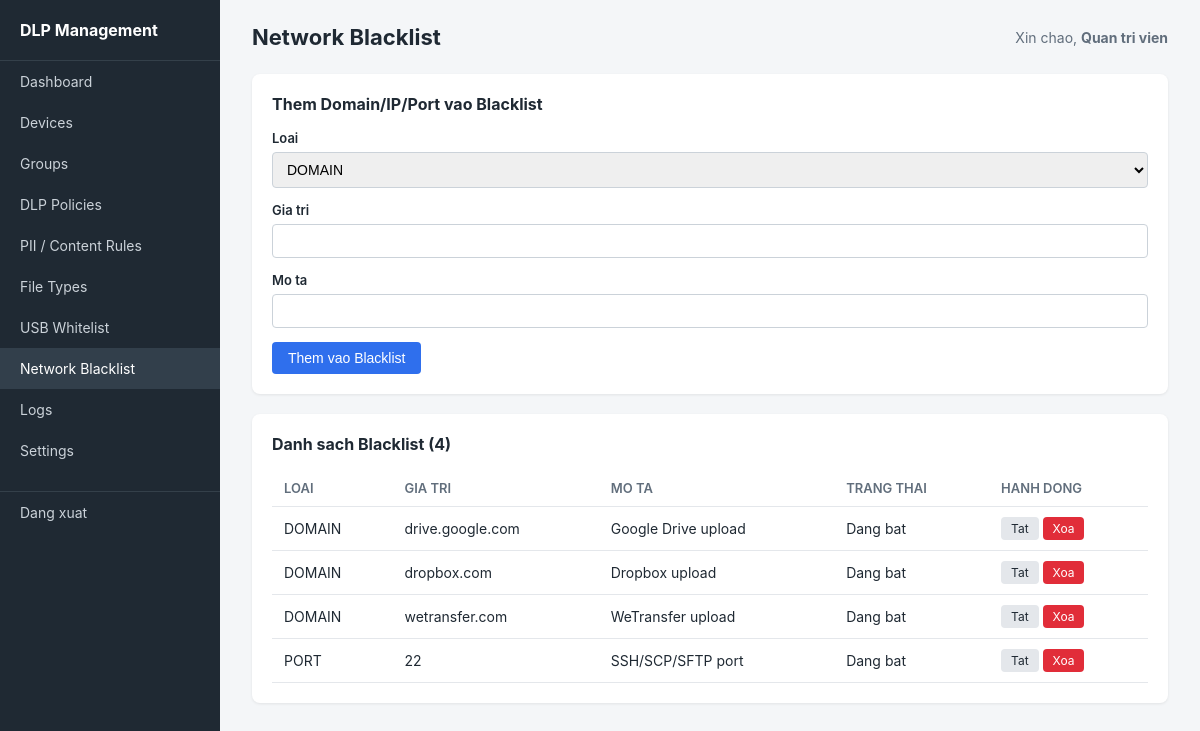
Page /admin/network_blacklist.php (signed in) on the committed database.
### tables this page shows
CREATE TABLE network_blacklist (
    id              INT PRIMARY KEY AUTO_INCREMENT,
    target_type     ENUM('DOMAIN','IP','PORT') NOT NULL,
    value           VARCHAR(255) NOT NULL,
    description     VARCHAR(200),
    is_active       BOOLEAN DEFAULT TRUE,
    created_at      DATETIME DEFAULT CURRENT_TIMESTAMP
);

### includes/helpers.php (called while the page is built, shortened)
<?php
function h(?string $value): string {
    return htmlspecialchars($value ?? '', ENT_QUOTES, 'UTF-8');
}

### admin/network_blacklist.php (the view, shortened to what this page needs)
<?php
require_once __DIR__ . '/../config/database.php';
require_once __DIR__ . '/../includes/helpers.php';
$items = $pdo->query("SELECT * FROM network_blacklist ORDER BY target_type, value")->fetchAll();
require __DIR__ . '/../includes/layout_header.php';
?>
<div class="card">
    <h2>Them Domain/IP/Port vao Blacklist</h2>
    <form method="POST">
        <div class="form-group">
            <label>Loai</label>
            <select name="target_type">
                <option value="DOMAIN">DOMAIN</option>
            </select>
        </div>
        <div class="form-group">
            <label>Gia tri</label>
            <input type="text" name="value" required>
        </div>
        <div class="form-group">
            <label>Mo ta</label>
            <input type="text" name="description">
        </div>
        <button type="submit" class="btn btn-primary">Them vao Blacklist</button>
    </form>
</div>
<div class="card">
    <h2>Danh sach Blacklist (<?= count($items) ?>)</h2>
    <table>
        <thead><tr><th>Loai</th><th>Gia tri</th><th>Mo ta</th><th>Trang thai</th><th>Hanh dong</th></tr></thead>
        <tbody>
        <?php foreach ($items as $i): ?>
            <tr>
                <td><?= h($i['target_type']) ?></td>
                <td><?= h($i['value']) ?></td>
                <td><?= h($i['description']) ?></td>
                <td><?= $i['is_active'] ? 'Dang bat' : 'Da tat' ?></td>
                <td>
                    <a href="network_blacklist.php?toggle=<?= (int)$i['id'] ?>" class="btn btn-secondary btn-sm"><?= $i['is_active'] ? 'Tat' : 'Bat' ?></a>
                    <a href="network_blacklist.php?delete=<?= (int)$i['id'] ?>" class="btn btn-danger btn-sm" onclick="return confirm('Xoa?')">Xoa</a>
                </td>
            </tr>
        <?php endforeach; ?>
        </tbody>
    </table>
</div>
<?php require __DIR__ . '/../includes/layout_footer.php'; ?>

### admin/assets/style.css (style rules this page uses)
* { box-sizing: border-box; margin: 0; padding: 0; }
body { font-family: -apple-system, "Segoe UI", Roboto, Arial, sans-serif; background: #f4f6f8; color: #1f2933; }
.card { background: #fff; border-radius: 8px; padding: 20px; margin-bottom: 20px; box-shadow: 0 1px 3px rgba(0,0,0,0.08); }
.card h2 { font-size: 16px; margin-bottom: 16px; }
table { width: 100%; border-collapse: collapse; font-size: 14px; }
th, td { text-align: left; padding: 10px 12px; border-bottom: 1px solid #e4e7eb; }
th { color: #616e7c; font-weight: 600; font-size: 13px; text-transform: uppercase; }
.form-group { margin-bottom: 14px; }
.form-group label { display: block; font-size: 13px; font-weight: 600; margin-bottom: 6px; }
.form-group input, .form-group select, .form-group textarea { width: 100%; padding: 8px 10px; border: 1px solid #cbd2d9; border-radius: 4px; font-size: 14px; }
.btn { display: inline-block; padding: 8px 16px; border-radius: 4px; border: none; font-size: 14px; cursor: pointer; text-decoration: none; }
.btn-primary { background: #2f6fed; color: #fff; }
.btn-danger { background: #e12d39; color: #fff; }
.btn-secondary { background: #e4e7eb; color: #1f2933; }
.btn-sm { padding: 4px 10px; font-size: 12px; }

### rows in the picture
network_blacklist: target_type "DOMAIN", value "drive.google.com", description "Google Drive upload", is_active "Dang bat"
network_blacklist: target_type "DOMAIN", value "dropbox.com", description "Dropbox upload", is_active "Dang bat"
network_blacklist: target_type "DOMAIN", value "wetransfer.com", description "WeTransfer upload", is_active "Dang bat"
network_blacklist: target_type "PORT", value "22", description "SSH/SCP/SFTP port", is_active "Dang bat"

### other values in the picture
$item['label'] "Dashboard"
$item['label'] "Devices"
$item['label'] "Groups"
$item['label'] "DLP Policies"
$item['label'] "PII / Content Rules"
$item['label'] "File Types"
$item['label'] "USB Whitelist"
$item['label'] "Network Blacklist"
$item['label'] "Logs"
$item['label'] "Settings"
$pageTitle "Network Blacklist"
current_admin_name() "Quan tri vien"
count($items) "4"
